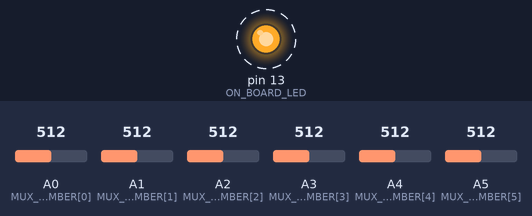
A sketch run on a simulated Arduino Uno, built with avr-gcc and run on an emulated ATmega328P. On the bench: output pins drawn as LEDs (lit = HIGH). Dashed ring = blinking. The test bench sets the inputs (shaded band); at power-on: A0 (MUX_NUMBER[0]) = 512, A1 (MUX_NUMBER[1]) = 512, A2 (MUX_NUMBER[2]) = 512, A3 (MUX_NUMBER[3]) = 512, A4 (MUX_NUMBER[4]) = 512, A5 (MUX_NUMBER[5]) = 512. What the sketch prints to the serial monitor is not drawn.

Above: at 1.15 s.
Timing chart, 0 to 4.0 s (numbered marks = the images above):
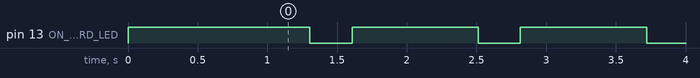

Measured:
- by itself, pin 13 (ON_BOARD_LED): alternates HIGH for 0.91 s and LOW for 0.30 s

The sketch:

AverageADCsRead.ino
```cpp
// (licence header left out)
//#define DEBUG                                               //Conditional compilation

const String PROGRAMNAME = "AverageADCsRead";
const String VERSION = "0.0.1";

//For ADC indexing
const int MUX_NUMBER[] = {A0, A1, A2, A3, A4, A5};              //The Arduino UNO ADC inputs.
const int MAXADC = sizeof(MUX_NUMBER) / sizeof(MUX_NUMBER[0]);  //The maximum mux number for ADC input.
const long SAMPLE_PERIOD = 300;                                 // in mSec.
const int AVG_NUMBER = 4;                                       //Number of samples to average

//Array of measurements. Columns are ADC measurements A0, A1...
//rows are aged measurements
int measurementsADC[AVG_NUMBER][MAXADC];
int rowWriteIndex = 0;                                          //Row where to write current ADC.
int total[MAXADC];                                              //Total of columns (ADC)


//For Wink LED.
//const int ON_BOARD_LED = 2;    // ESP32 Kit
const int ON_BOARD_LED = 13;    //Arduino UNO
const int HIGH_TIME_LED = 900;
const int LOW_TIME_LED = 100;
long lastLEDtime = 0;
long nextLEDchange = 100; //time in ms.

//For serial setup
const long BAUDRATE = 115200;

//****************Functions *****************************************
//Function to read all ADC into a row.
void readADC(int rowIndex) {
  for (int adcIndex = 0; adcIndex < MAXADC; adcIndex++) {
    measurementsADC[rowIndex][adcIndex] = analogRead(MUX_NUMBER[adcIndex]); //Get analog
  }//adcIndex
  return;
}//readADC


void setup() {
  // put your setup code here, to run once:
  pinMode(ON_BOARD_LED, OUTPUT);
  digitalWrite(ON_BOARD_LED, HIGH);
  Serial.begin(BAUDRATE);
  delay(1000);                  //Arbitrary wate.

  //Splash screen
#ifdef DEBUG
  Serial.print("Begin: ");
  Serial.print(PROGRAMNAME);
  Serial.print(", Version: ");
  Serial.println(VERSION);
  Serial.print("MUX_NUMBER: ");
  Serial.println(MAXADC);
#endif
//Header for output data
  Serial.println("TIME, A0,A1,A2,A3,A4,A5 ");


  //Fill the array with successive measurements fast as we can.
  for (int avgNumIndex = 0; avgNumIndex < AVG_NUMBER; avgNumIndex++) {
    readADC(avgNumIndex);
  }//avgNumIndex
#ifdef DEBUG
  //Print the array
  for (int avgNumIndex = 0; avgNumIndex < AVG_NUMBER; avgNumIndex++) {
    Serial.print(avgNumIndex); Serial.print(": ");
    for (int adcIndex = 0; adcIndex < MAXADC; adcIndex++) {
      Serial.print(measurementsADC[avgNumIndex][adcIndex]);
      Serial.print(", ");
    }//adcIndex
    Serial.println();
  }//avgNumIndex
#endif

  //Sum columns into the total array
  #ifdef DEBUG
  Serial.println("Totals:");
  #endif
  for (int adcIndex = 0; adcIndex < MAXADC; adcIndex++) {
    for (int avgNumIndex = 0; avgNumIndex < AVG_NUMBER; avgNumIndex++) {
      total[adcIndex] = total[adcIndex] + measurementsADC[avgNumIndex][adcIndex];
    }//adcIndex
#ifdef DEBUG
    Serial.print(adcIndex);
    Serial.print(": ");
    Serial.print(total[adcIndex]);
    Serial.print(", ");
    Serial.println();
#endif
  }//avgNumIndex

}//end setup

void loop() {
  // put your main code here, to run repeatedly:

  //Update analog input array
  //Increment the row for the next aquire
  rowWriteIndex++;
  rowWriteIndex = rowWriteIndex % AVG_NUMBER;
  //Subtract the current rwo from the total array elements
  for (int adcIndex = 0; adcIndex < MAXADC; adcIndex++) {
    total[adcIndex] = total[adcIndex] - measurementsADC[rowWriteIndex][adcIndex];
  }
  //Get the new ADC measurements into array
  readADC(rowWriteIndex);
  //Add the new measurements to the total
  for (int adcIndex = 0; adcIndex < MAXADC; adcIndex++) {
    total[adcIndex] = total[adcIndex] + measurementsADC[rowWriteIndex][adcIndex];
  }//over adcIndex
  //Print time stamped averages
  //Print the time.
  Serial.print(millis());
  //For all samples print the average (column total/# samples)
  for (int adcIndex = 0; adcIndex < MAXADC; adcIndex++) {
    Serial.print(", ");
    Serial.print(total[adcIndex] / AVG_NUMBER);
  }//adcIndex

#ifdef DEBUG
  //ADC Read and print real time
  Serial.print(millis());
  for (int ii = 0; ii < MAXADC ; ii++) {
    Serial.print(", ");
    Serial.print(analogRead(MUX_NUMBER[ii]));
  }
#endif

  Serial.println();

  delay(SAMPLE_PERIOD);


  //Wink the LED
  if (((millis() - lastLEDtime) > nextLEDchange) || (millis() < lastLEDtime)) {
    if (digitalRead(ON_BOARD_LED) == LOW) {
      digitalWrite(ON_BOARD_LED, HIGH);   // turn the LED on (HIGH is the voltage level)
      nextLEDchange = HIGH_TIME_LED;
    } else {
      digitalWrite(ON_BOARD_LED, LOW);   // turn the LED on (HIGH is the voltage level)
      nextLEDchange = LOW_TIME_LED;
    }
    lastLEDtime = millis();
  }//end LED wink

  //Other functions here.

}//end loop
```
